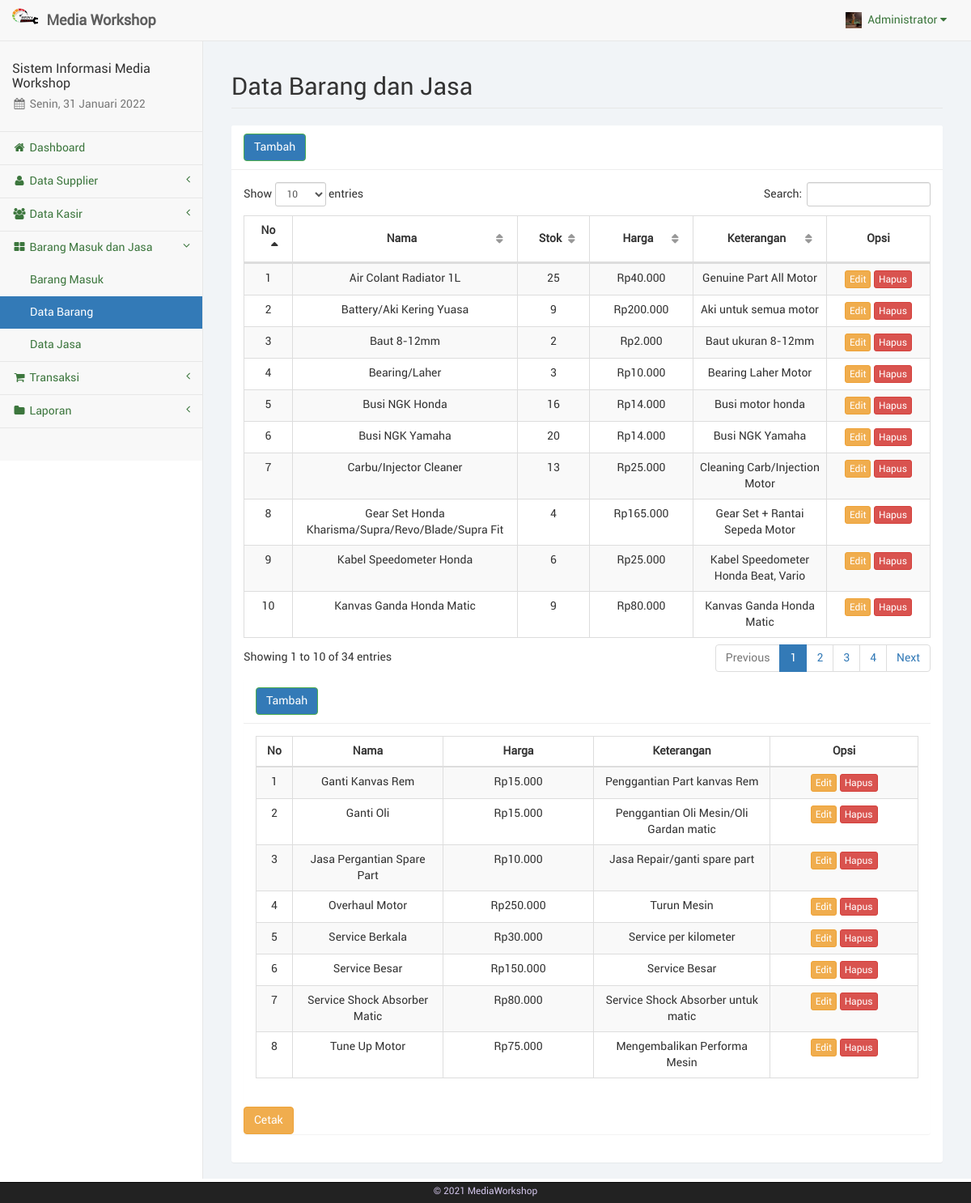
The app's page /barang.php (signed in) with its own data.
### tables this page shows
CREATE TABLE `barangjasa` (
  `id_brg` int(11) NOT NULL,
  `nama` varchar(100) NOT NULL,
  `jenis` varchar(20) NOT NULL,
  `stok` varchar(10) NOT NULL,
  `harga` varchar(20) NOT NULL,
  `keterangan` text NOT NULL,
  `id_adm` int(11) NOT NULL
);

### sess_check.php (called while the page is built, shortened)
<?php
$sess_admname = $_SESSION['nama'];
$sess_admfoto = $_SESSION['foto'];

### dist/function/format_rupiah.php (called while the page is built, shortened)
<?php
	function format_rupiah($rp) {
		$jumlah = number_format($rp, 0, ",", ".");
		$rupiah = "Rp". $jumlah;
		return $rupiah;
	}
?>

### barang.php (the view, shortened to what this page needs)
<?php
	include("sess_check.php");
	$pagedesc = "Data Barang";
	include("layout_top.php");
	include("dist/function/format_rupiah.php");
?>
		<div id="page-wrapper">
            <div class="container-fluid">
                <div class="row">
                    <div class="col-lg-12">
                        <h1 class="page-header">Data Barang dan Jasa</h1>
                    </div>
                </div>
				<div class="row">
					<div class="col-lg-12"><?php include("layout_alert.php"); ?></div>
				</div>
				<div class="row">
					<div class="col-lg-12">
						<div class="panel panel-default">
							<div class="panel-heading">
								<a href="barang_tambah.php" class="btn btn-success">Tambah</a>
							</div>
							<div class="panel-body">
								<table class="table table-striped table-bordered table-hover" id="tabel-data">
									<thead>
										<tr>
											<th width="1%">No</th>
											<th width="10%">Nama</th>
											<th width="5%">Stok</th>
											<th width="10%">Harga</th>
											<th width="10%">Keterangan</th>
											<th width="10%">Opsi</th>
										</tr>
									</thead>
									<tbody>
										<?php
											$i = 1;
											$sql = "SELECT * FROM barangjasa WHERE jenis='barang' ORDER BY nama ASC";
											$ress = mysqli_query($conn, $sql);
											while($data = mysqli_fetch_array($ress)) {
												echo '<tr>';
												echo '<td class="text-center">'. $i .'</td>';
												echo '<td class="text-center">'. $data['nama'] .'</td>';
												echo '<td class="text-center">'. $data['stok'] .'</td>';
												echo '<td class="text-center">'. format_rupiah($data['harga']) .'</td>';
												echo '<td class="text-center">'. $data['keterangan'] .'</td>';
												echo '<td class="text-center">
													  <a href="barang_edit.php?brg='. $data['id_brg'] .'" class="btn btn-warning btn-xs">Edit</a>';?>
													  <a href="barang_hapus.php?brg=<?php echo $data['id_brg'];?>" onclick="return confirm('Apakah anda yakin akan menghapus <?php echo $data['nama'];?>?');" class="btn btn-danger btn-xs">Hapus</a></td>
												<?php
												echo '</tr>';
												$i++;
											}
										?>
									</tbody>
								</table>
								<div class="row">
					<div class="col-lg-12"><?php include("layout_alert.php"); ?></div>
				</div>
				<div class="row">
					<div class="col-lg-12">
						<div class="panel panel-default">
							<div class="panel-heading">
								<a href="jasa_tambah.php" class="btn btn-success">Tambah</a>
							</div>
							<div class="panel-body">
								<table class="table table-striped table-bordered table-hover" id="tabel-data">
									<thead>
										<tr>
											<th width="1%">No</th>
											<th width="10%">Nama</th>
											<th width="10%">Harga</th>
											<th width="10%">Keterangan</th>
											<th width="10%">Opsi</th>
										</tr>
									</thead>
									<tbody>
										<?php
											$i = 1;
											$sql = "SELECT * FROM barangjasa WHERE jenis='jasa' ORDER BY nama ASC";
											$ress = mysqli_query($conn, $sql);
											while($data = mysqli_fetch_array($ress)) {
												echo '<tr>';
												echo '<td class="text-center">'. $i .'</td>';
												echo '<td class="text-center">'. $data['nama'] .'</td>';
												echo '<td class="text-center">'. format_rupiah($data['harga']) .'</td>';
												echo '<td class="text-center">'. $data['keterangan'] .'</td>';
												echo '<td class="text-center">
													  <a href="jasa_edit.php?js='. $data['id_brg'] .'" class="btn btn-warning btn-xs">Edit</a>';?>
													  <a href="jasa_hapus.php?js=<?php echo $data['id_brg'];?>" onclick="return confirm('Apakah anda yakin akan menghapus <?php echo $data['nama'];?>?');" class="btn btn-danger btn-xs">Hapus</a></td>
												<?php
												echo '</tr>';
													$i++;										}
										?>
									</tbody>
								</table>
							</div>
							<div class="form-group">
									<a href="barang_stok.php" target="_blank" class="btn btn-warning">Cetak</a>
							</div>
							</div>
						</div>
					</div>
				</div>
            </div>
        </div>
<?php
	include("layout_bottom.php");
?>

### layout_top.php (shortened to what this page needs)
<?php
	$haries = array("Sunday" => "Minggu", "Monday" => "Senin", "Tuesday" => "Selasa", "Wednesday" => "Rabu", "Thursday" => "Kamis", "Friday" => "Jum'at", "Saturday" => "Sabtu");
	$bulans = array("", "Januari", "Februari", "Maret", "April", "Mei", "Juni", "Juli", "Agustus", "September", "Oktober", "November", "Desember");
	$hari_ini = $haries[date("l")];
	$bulan_ini = $bulans[date("n")];
	$tanggal = date("d");
	$tahun = date("Y");
?>
<!DOCTYPE html>
<html lang="en">
<head>
	<link href="libs/bootstrap/dist/css/bootstrap.min.css" rel="stylesheet">
	<link href="libs/metisMenu/dist/metisMenu.min.css" rel="stylesheet">
    <link href="libs/datatables-plugins/integration/bootstrap/3/dataTables.bootstrap.css" rel="stylesheet">
    <link href="libs/datatables-responsive/css/dataTables.responsive.css" rel="stylesheet">
	<link href="dist/css/sb-admin-2.css" rel="stylesheet">
	<link href="dist/css/offline-font.css" rel="stylesheet">
	<link href="dist/css/custom.css" rel="stylesheet">
	<link href="libs/font-awesome/css/font-awesome.min.css" rel="stylesheet" type="text/css">
</head>
<body>
    <div id="wrapper">
        <nav class="navbar navbar-default navbar-static-top" role="navigation" style="margin-bottom: 0">
            <div class="navbar-header">
				<a class="navbar-brand hidden-xs" href="index.php">
					<img src="foto/bengkel.png" alt="brand" width="32" class="float-left image-brand">
					<div class="float-right">&nbsp;<strong>Media Workshop</strong></div>
				</a>
			</div>
            <ul class="nav navbar-top-links navbar-right">
				<li class="dropdown dropdown-right">
					<a class="dropdown-toggle" data-toggle="dropdown" href="#">
						<img src="foto/<?php echo $sess_admfoto;?>" width="20px" height="20px" padding="0px">&nbsp;&nbsp;<?php echo ucfirst($sess_admname); ?>&nbsp;<i class="fa fa-caret-down"></i>
					</a>
				</li>
			</ul>
            <div class="navbar-default sidebar" role="navigation">
                <div class="sidebar-nav navbar-collapse">
                    <ul class="nav" id="side-menu">
                        <li class="sidebar-search">
							<h4>Sistem Informasi Media Workshop</h4>
							<h5 class="text-muted"><i class="fa fa-calendar fa-fw"></i>&nbsp;<?php echo $hari_ini.", ".$tanggal." ".$bulan_ini." ".$tahun ?></h5>
						</li>
						<?php
							if($pagedesc == "Dashboard") {
								echo '<li><a href="index.php" class="active"><i class="fa fa-home fa-fw"></i>&nbsp;Dashboard</a></li>';
							}
							else {
								echo '<li><a href="index.php"><i class="fa fa-home fa-fw"></i>&nbsp;Dashboard</a></li>';
							}
							if(isset($menuparent) && $menuparent == "supplier") {
								echo '<li class="active">';
							}
							else {
								echo '<li>';
							}
						?>
							<a href="#"><i class="fa fa-user fa-fw"></i>&nbsp;Data Supplier<span class="fa arrow"></span></a>
						<?php
							if(isset($menuparent) && $menuparent == "kasir") {
								echo '<li class="active">';
							}
							else {
								echo '<li>';
							}
						?>
							<a href="#"><i class="fa fa-group fa-fw"></i>&nbsp;Data Kasir<span class="fa arrow"></span></a>
						<?php
							if(isset($menuparent) && $menuparent == "barang") {
								echo '<li class="active">';
							}
							else {
								echo '<li>';
							}
						?>
							<a href="#"><i class="fa fa-th-large fa-fw"></i>&nbsp;Barang Masuk dan Jasa<span class="fa arrow"></span></a>
							<ul class="nav nav-second-level">
								<?php
									if($pagedesc == "Barang Masuk") {
										echo '<li><a href="trxbarang.php" class="active">Barang Masuk</a></li>';
									}
									else {
										echo '<li><a href="trxbarang.php">Barang Masuk</a></li>';
									}
									if($pagedesc == "Data Barang") {
										echo '<li><a href="barang.php" class="active">Data Barang</a></li>';
									}
									else {
										echo '<li><a href="barang.php">Data Barang</a></li>';
									}
									if($pagedesc == "Data Jasa") {
										echo '<li><a href="jasa.php" class="active">Data Jasa</a></li>';
									}
									else {
										echo '<li><a href="jasa.php">Data Jasa</a></li>';
									}
								?>
							</ul>
						<?php
							if(isset($menuparent) && $menuparent == "transaksi") {
								echo '<li class="active">';
							}
							else {
								echo '<li>';
							}
						?>
							<a href="#"><i class="fa fa-shopping-cart fa-fw"></i>&nbsp;Transaksi<span class="fa arrow"></span></a>
						</li>
						<?php
							if(isset($menuparent) && $menuparent == "laporan") {
								echo '<li class="active">';
							}
							else {
								echo '<li>';
							}
						?>
							<a href="#"><i class="fa fa-folder fa-fw"></i>&nbsp;Laporan<span class="fa arrow"></span></a>
						</li>
	                </ul>
                </div>
            </div>
        </nav>

### layout_bottom.php (shortened to what this page needs)
	</div>
	<div class="navbar navbar-inverse navbar-fixed-bottom footer-bottom">
		<div class="container text-center">
			<p class="text-center" style="color: #D1C4E9; margin: 0 0 5px; padding: 0"><small>© 2021 MediaWorkshop</p>
		</div>
	</div>
</body>
</html>

### records on screen
barangjasa: nama "Air Colant Radiator 1L", stok "25", harga "Rp40.000", keterangan "Genuine Part All Motor"
barangjasa: nama "Battery/Aki Kering Yuasa", stok "9", harga "Rp200.000", keterangan "Aki untuk semua motor"
barangjasa: nama "Baut 8-12mm", stok "2", harga "Rp2.000", keterangan "Baut ukuran 8-12mm"
barangjasa: nama "Bearing/Laher", stok "3", harga "Rp10.000", keterangan "Bearing Laher Motor"
barangjasa: nama "Busi NGK Honda", stok "16", harga "Rp14.000", keterangan "Busi motor honda"
barangjasa: nama "Busi NGK Yamaha", stok "20", harga "Rp14.000", keterangan "Busi NGK Yamaha"
barangjasa: nama "Carbu/Injector Cleaner", stok "13", harga "Rp25.000", keterangan "Cleaning Carb/Injection Motor"
barangjasa: nama "Gear Set Honda Kharisma/Supra/Revo/Blade/Supra Fit", stok "4", harga "Rp165.000", keterangan "Gear Set + Rantai Sepeda Motor"
barangjasa: nama "Kabel Speedometer Honda", stok "6", harga "Rp25.000", keterangan "Kabel Speedometer Honda Beat, Vario"
barangjasa: nama "Kanvas Ganda Honda Matic", stok "9", harga "Rp80.000", keterangan "Kanvas Ganda Honda Matic"
barangjasa: nama "Ganti Kanvas Rem", harga "Rp15.000", keterangan "Penggantian Part kanvas Rem"
barangjasa: nama "Ganti Oli", harga "Rp15.000", keterangan "Penggantian Oli Mesin/Oli Gardan matic"
barangjasa: nama "Jasa Pergantian Spare Part", harga "Rp10.000", keterangan "Jasa Repair/ganti spare part"
barangjasa: nama "Overhaul Motor", harga "Rp250.000", keterangan "Turun Mesin"
barangjasa: nama "Service Berkala", harga "Rp30.000", keterangan "Service per kilometer"
barangjasa: nama "Service Besar", harga "Rp150.000", keterangan "Service Besar"
barangjasa: nama "Service Shock Absorber Matic", harga "Rp80.000", keterangan "Service Shock Absorber untuk matic"
barangjasa: nama "Tune Up Motor", harga "Rp75.000", keterangan "Mengembalikan Performa Mesin"

### other values on screen
$sess_admname "Administrator"
